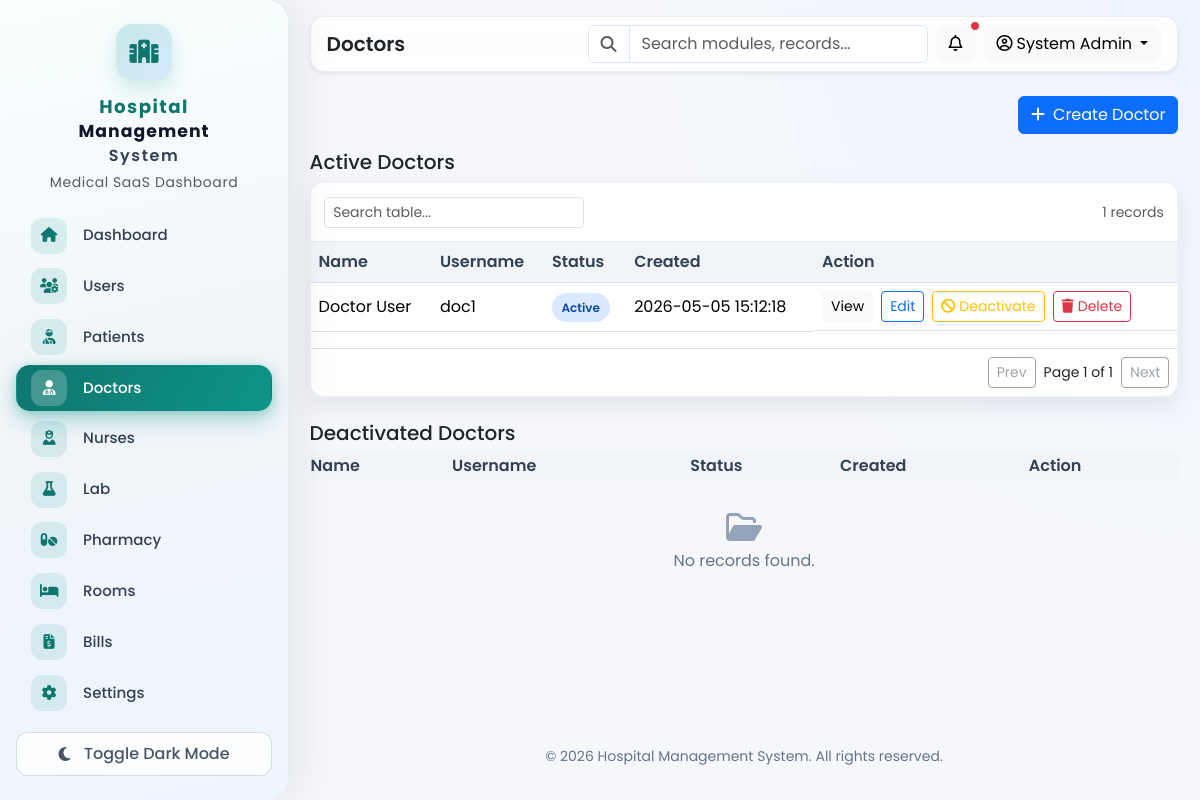
Page /admin/doctors.php (signed in) on the committed database.
### tables this page shows
CREATE TABLE users (
    id INT AUTO_INCREMENT PRIMARY KEY,
    username VARCHAR(100) UNIQUE NOT NULL,
    password_hash VARCHAR(255) NOT NULL,
    role ENUM('admin','receptionist','doctor','lab_technician','pharmacist') NOT NULL,
    full_name VARCHAR(150) NOT NULL,
    is_active TINYINT(1) DEFAULT 1,
    created_at TIMESTAMP DEFAULT CURRENT_TIMESTAMP
);

### includes/auth.php (called while the page is built, shortened)
<?php
function current_user(): ?array
{
    return $_SESSION['user'] ?? null;
}
function e(?string $value): string
{
    return htmlspecialchars((string) $value, ENT_QUOTES, 'UTF-8');
}

### admin/doctors.php (the view, shortened to what this page needs)
<?php
require_once __DIR__ . '/../includes/workflow.php';
$activeDoctors = $pdo->query("SELECT id, full_name, username, is_active, created_at FROM users WHERE role='doctor' AND is_active=1 ORDER BY id DESC")->fetchAll();
include __DIR__ . '/../includes/header.php';
?>
<div class="d-flex justify-content-end mb-3">
    <button class="btn btn-primary" type="button" data-bs-toggle="modal" data-bs-target="#createDoctorModal">
        <i class="fa-solid fa-plus me-2"></i>Create Doctor
    </button>
</div>
<h5 class="mb-2">Active Doctors</h5>
<table>
    <tr><th>Name</th><th>Username</th><th>Status</th><th>Created</th><th>Action</th></tr>
    <?php foreach ($activeDoctors as $row): ?>
        <tr>
            <td><?= e($row['full_name']) ?></td>
            <td><?= e($row['username']) ?></td>
            <td><span class="status-badge status-active">Active</span></td>
            <td><?= e($row['created_at']) ?></td>
            <td class="d-flex gap-2">
                <a class="btn btn-light btn-sm" href="<?= BASE_URL ?>/admin/edit.php?id=<?= (int) $row['id'] ?>">View</a>
                <a class="btn btn-outline-primary btn-sm" href="<?= BASE_URL ?>/admin/edit.php?id=<?= (int) $row['id'] ?>">Edit</a>
                <?php if ((int) $row['id'] !== (int) current_user()['id']): ?>
                    <form method="post" class="d-inline">
                        <button class="btn btn-outline-warning btn-sm" type="submit">
                            <i class="fa-solid fa-ban me-1"></i>Deactivate
                        </button>
                    </form>
                    <button
                        type="button"
                        class="btn btn-outline-danger btn-sm btn-delete"
                        data-id="<?= (int) $row['id'] ?>"
                        data-action="<?= BASE_URL ?>/admin/doctors.php"
                        data-message="Permanently delete this doctor and related doctor records?"
                    ><i class="fa-solid fa-trash me-1"></i>Delete</button>
                <?php endif; ?>
            </td>
        </tr>
    <?php endforeach; ?>
</table>
<h5 class="mb-2 mt-4">Deactivated Doctors</h5>
<table>
    <tr><th>Name</th><th>Username</th><th>Status</th><th>Created</th><th>Action</th></tr>
</table>
<?php include __DIR__ . '/../includes/footer.php'; ?>

### assets/css/style.css (style rules this page uses)
:root { --hms-primary: #0d6efd; --hms-success: #198754; --hms-warning: #ffc107; --hms-danger: #dc3545; --sidebar-width: 288px; --sidebar-width-collapsed: 82px; --sidebar-accent: #0d9488; --sidebar-accent-deep: #0f766e; --sidebar-accent-rgb: 13, 148, 136; --sidebar-shadow: 12px 0 40px rgba(15, 23, 42, 0.08); --sidebar-radius-tr: 22px; --sidebar-radius-br: 22px; }
* { box-sizing: border-box; font-family: 'Poppins', sans-serif; }
body { background: radial-gradient(circle at top right, #eef4ff, #f5f7fb 38%); color: #212529; transition: background-color .25s ease, color .25s ease; }
table { width: 100%; margin-bottom: 0; }
table thead th, table tr:first-child th { background: #f1f5f9; color: #334155; font-weight: 600; }
.status-badge { border-radius: 999px; font-size: .75rem; font-weight: 600; padding: .35rem .6rem; }
.status-active { background: rgba(13, 110, 253, .15); color: #0d47a1; }

### rows in the picture
users: full_name "Doctor User", username "doc1", created_at "2026-05-05 15:12:18"

### other values in the picture
$word "Hospital"
$word "Management"
$word "System"
$label "Dashboard"
$label "Users"
$label "Patients"
$label "Doctors"
$label "Nurses"
$label "Lab"
$label "Pharmacy"
$label "Rooms"
$label "Bills"
$label "Settings"
$pageTitle "Doctors"
$user['full_name'] "System Admin"
